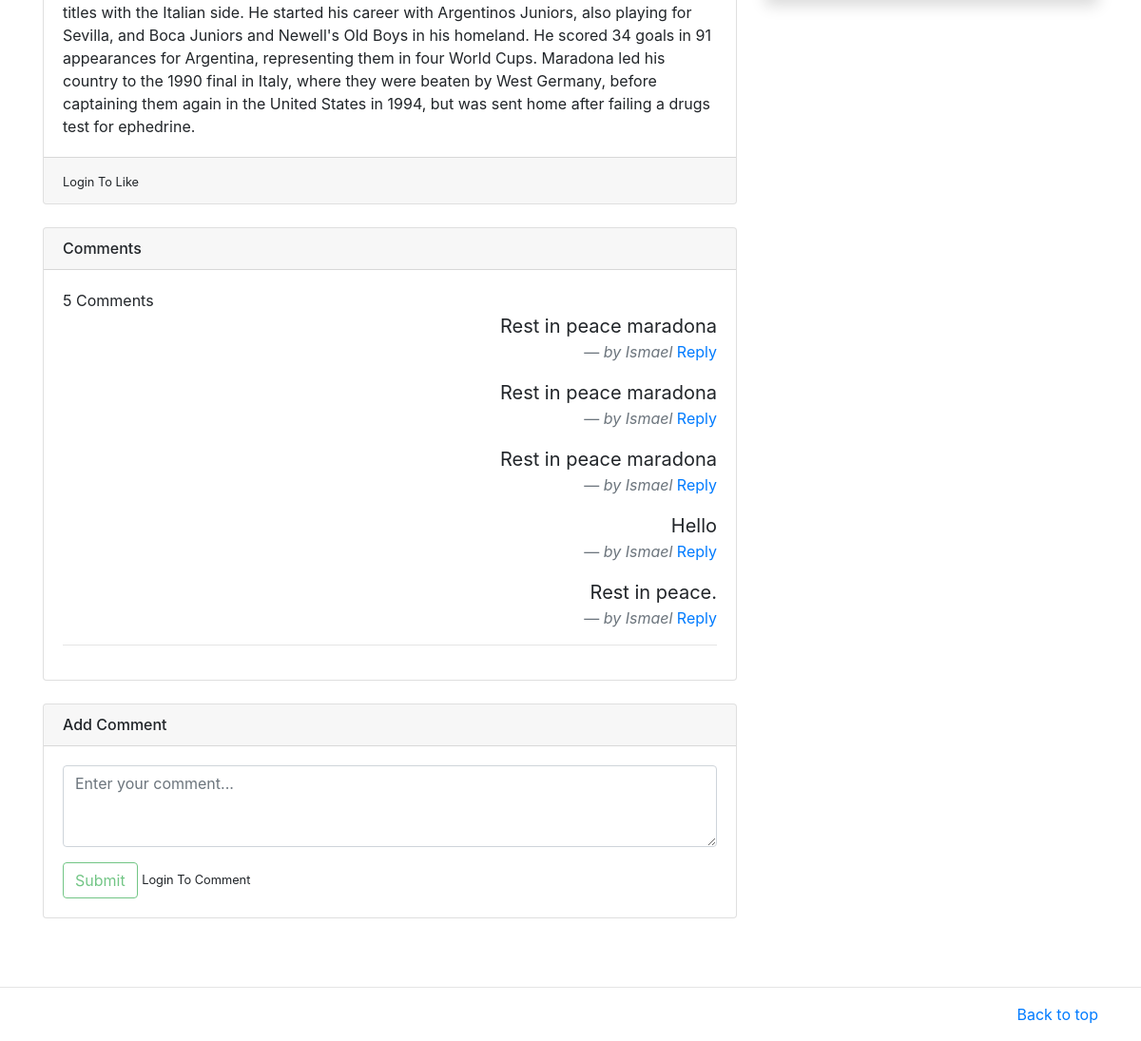
/description/1 (lower part), run on an earlier commit of the app's database.
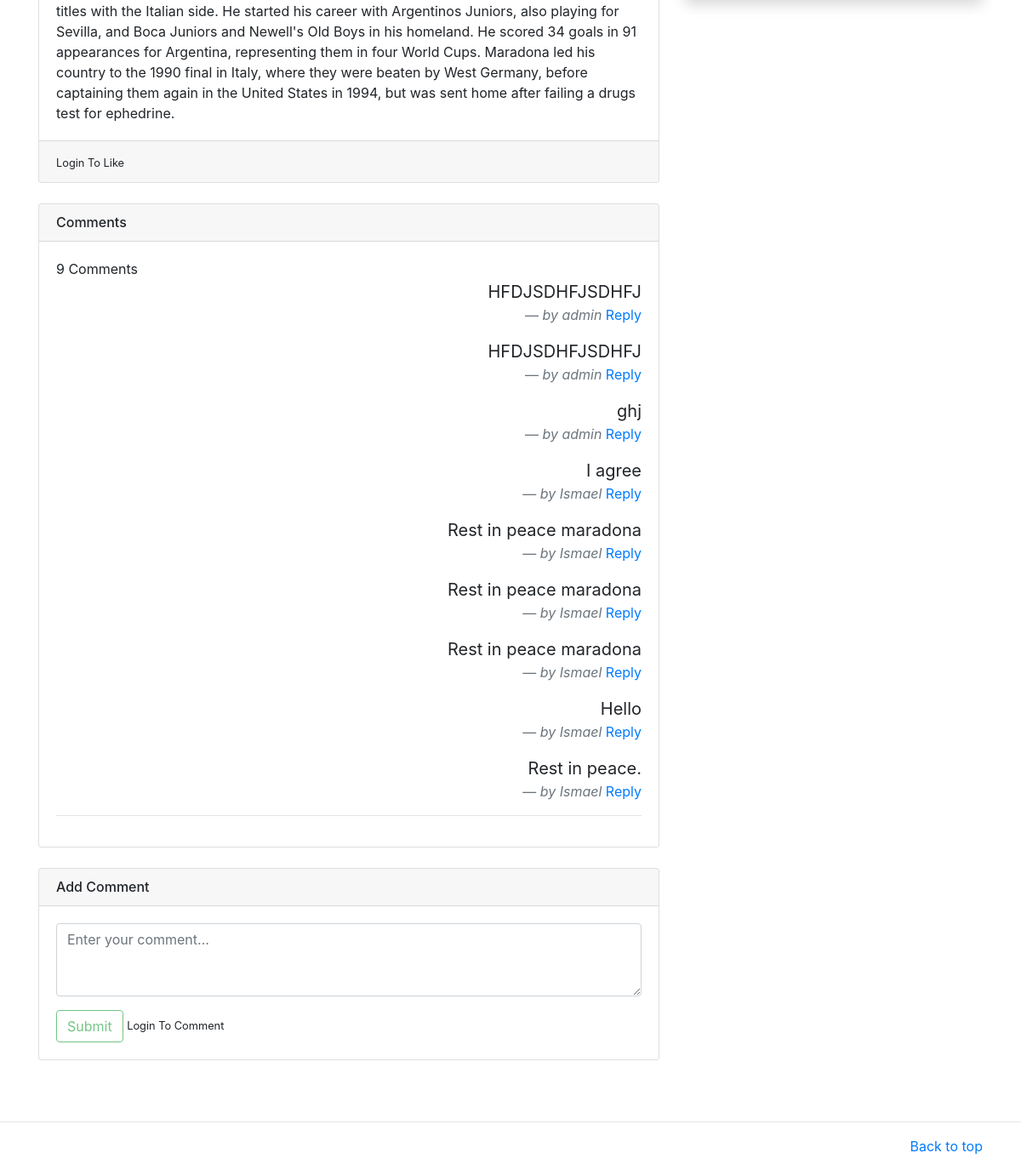
And on a later commit of the database.
### mainapp/models.py (models this page shows, shortened)
class Comment(models.Model):
    news=models.ForeignKey(News, related_name="comments",on_delete=models.CASCADE)
    user=models.ForeignKey(User, related_name="comments",on_delete=models.CASCADE)
    body=models.TextField()
    reply = models.ForeignKey('Comment', null=True, related_name="replies", on_delete=models.CASCADE)
    timestamp = models.DateTimeField(auto_now_add=True)

### mainapp/views.py (the view)
# urls.py: path('description/<int:id>', views.description, name='description'),
def description(request, id):
    news=News.objects.get(pk=id)
    category=Category.objects.get(id=news.category.id)
    similar=News.objects.filter(category=category).exclude(id=id)
    comments = Comment.objects.filter(news=news, reply=None).order_by('-id')
    categories=Category.objects.all()
    is_liked = False
    if news.likes.filter(id=request.user.id).exists():
        is_liked = True
    if request.method == 'POST':
        comment_form = CommentForm(request.POST or None)
        if comment_form.is_valid():
            body = request.POST.get('body')
            reply_id = request.POST.get('comment_id')
            comment_qs= None
            if reply_id:
                comment_qs = Comment.objects.get(id=reply_id)
            comment = Comment.objects.create(news=news, user=request.user, body=body, reply=comment_qs)
            comment.save()
    else:
        comment_form = CommentForm()
    return render(request,'description.html',
    {
          'news':news,
          'similar':similar,
          'cats':categories,
          'comments': comments,
          'comment_form': comment_form,
          'is_liked': is_liked,
          'total_likes': news.total_likes()
    })

### mainapp/forms.py
class CommentForm(forms.ModelForm):
    body = forms.CharField(label="", widget=forms.Textarea(attrs={'class': 'form-control', 'placeholder': 'Enter your comment...', 'rows':3, 'cols': 100}))
    class Meta:
        model = Comment
        fields = ('body',)

### mainapp/models.py (called while the page is built)
    def total_likes(self):
        return self.likes.count()

### mainapp/templates/description.html (shortened to what this page needs)
{%extends 'home.html'%}
{%block content%}
<main class="container mt-3 mb-5">
	<div class="row my-3">
		<div class="col-md-8">
			<div class="card mb-3">
				<div class="card-body">
					<p class="card-text">{{news.description}}</p>
				</div>
				<div class="card-footer">
					<form action="{%url 'like_article' news.pk%}" method="POST">
						{% if user.is_authenticated %}
						{% if is_liked %}
						<button type="submit" name="article_id" , class="btn btn-danger">Dislike</button>
						{% else %}
						<button type="submit" name="article_id" , class="btn btn-primary">Like</button> Likes -
						{{total_likes}}
						{% endif %}
						{% else %}
						<small>Login To Like</small>
						{% endif %}
					</form>
				</div>
			</div>
			<div class="card my-4">
				<h6 class="card-header">Comments</h6>
				<div class="card-body">
					{%if not news.comments.all%}
					<blockquote class="blockquote text-right">
						<p class="mb-0">This article has no comments yet...</p>
						<footer class="blockquote-footer"> <cite title="Source Title"></cite></footer>
					</blockquote>
					{% else %}
					{{comments.count}} Comment{{comments|pluralize}}
					{%for comment in comments%}
					<blockquote class="blockquote text-right">
						<p class="mb-0">{{comment.body}}</p>
						<footer class="blockquote-footer"><cite title="Source Title">by {{comment.user}}</cite>
							<a href="#" class="reply-btn">Reply</a>
						</footer>
					</blockquote>
					{%endfor%}
					{%endif%}
					<hr />
				</div>
			</div>
			<div class="card my-4">
				<h6 class="card-header">Add Comment</h6>
				<div class="card-body">
					<form method="post">
						{{comment_form.as_p}}
						{% if user.is_authenticated %}
						<input type="submit" value="Submit" class="btn btn-outline-success" />
						{% else %}
						<input type="submit" value="Submit" class="btn btn-outline-success" disabled />
						<small>Login To
							Comment</small>
						{% endif %}
					</form>
				</div>
			</div>
		</div>
		<div class="col-md-4">
		</div>
	</div>
</main>
{% endblock %}

What changed in the data, as far as the page shows it:
added Comment: body "HFDJSDHFJSDHFJ", user "admin"
added Comment: body "HFDJSDHFJSDHFJ", user "admin"
added Comment: body "ghj", user "admin"
added Comment: body "I agree", user "Ismael"
Also different on the page:
{{ comments.count }}: "5" → "9"
